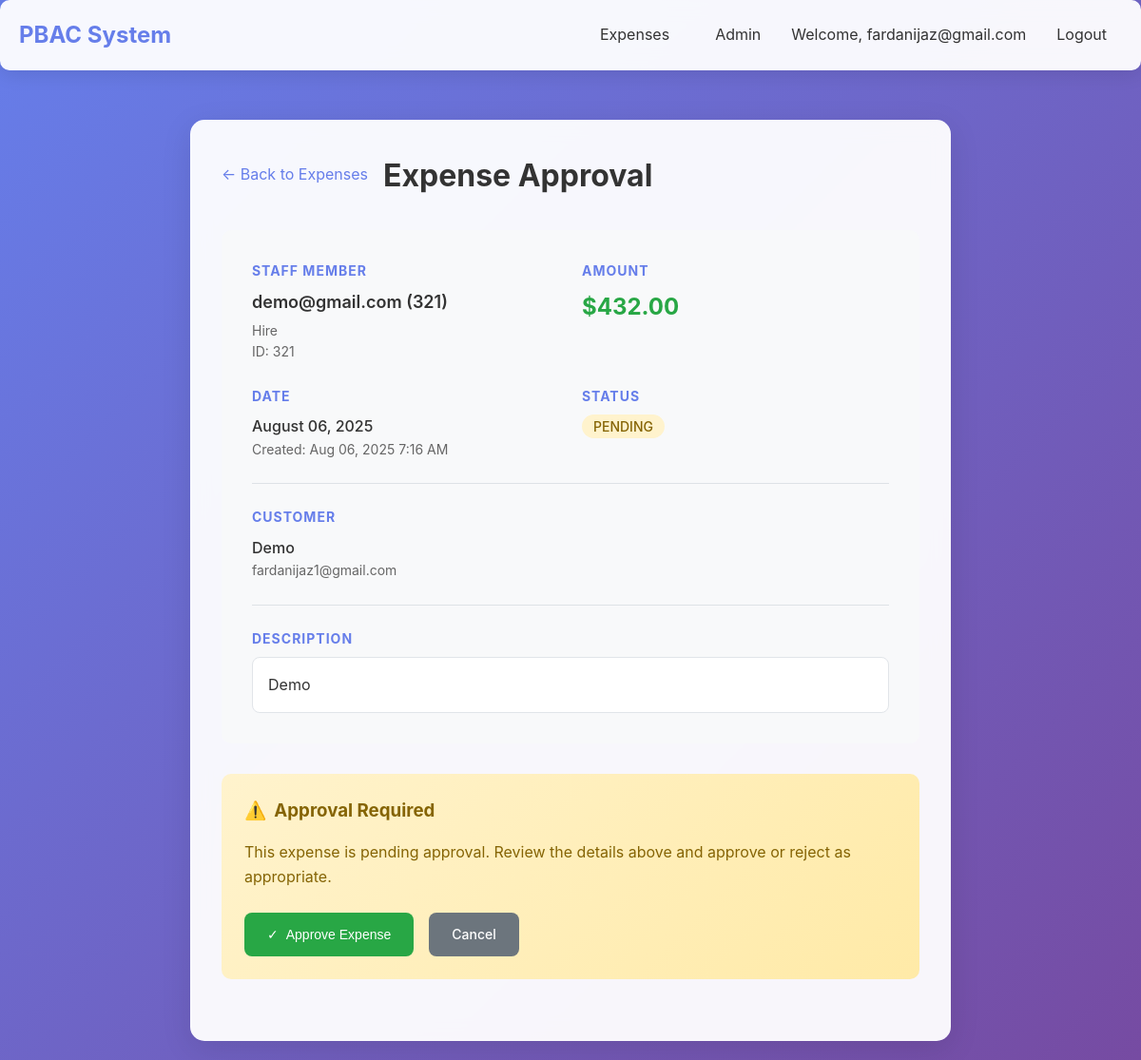
Page /expenses/2/approve/ (signed in) on the committed database.
### accounts/models.py (models this page shows, shortened)
class CustomUser(AbstractBaseUser, PermissionsMixin):
    email = models.EmailField(unique=True)
    first_name = models.CharField(max_length=30, blank=True)
    last_name = models.CharField(max_length=30, blank=True)
    is_staff = models.BooleanField(default=False)
    is_active = models.BooleanField(default=True)
    date_joined = models.DateTimeField(default=timezone.now)
    objects = CustomUserManager()
    USERNAME_FIELD = 'email'
    REQUIRED_FIELDS = []

class Expenses(models.Model):
    STATUS_CHOICES = [
        ('pending', 'Pending'),
        ('approved', 'Approved'),
        ('rejected', 'Rejected'),
        ('reimbursed', 'Reimbursed'),
    ]
    staff = models.ForeignKey(
        'Staff',
        on_delete=models.CASCADE,
        related_name='expenses'
    )
    customer = models.ForeignKey(
        'Customer',
        on_delete=models.SET_NULL,
        related_name='customer_expenses',
        blank=True,
        null=True
    )
    amount = models.DecimalField(max_digits=10, decimal_places=2)
    description = models.TextField()
    date_incurred = models.DateField(db_index=True)
    status = models.CharField(
        max_length=10,
        choices=STATUS_CHOICES,
        default='pending',
        db_index=True
    )
    created_at = models.DateTimeField(auto_now_add=True)
    updated_at = models.DateTimeField(auto_now=True)
    class Meta:
        verbose_name = 'Expense'
        verbose_name_plural = 'Expenses'
        ordering = ['-date_incurred', '-created_at']
        indexes = [
            models.Index(fields=['status', 'date_incurred']),
            models.Index(fields=['staff', 'status']),
        ]
        permissions = [
            ("can_approve_expense", "Can approve expense"),
        ]

class Staff(models.Model):
    user = models.OneToOneField(
        'CustomUser',
        on_delete=models.CASCADE,
        related_name='staff_profile'
    )
    employee_id = models.CharField(max_length=20, unique=True)
    phone_number = models.CharField(max_length=15, blank=True, null=True)
    hire_date = models.DateField()
    position = models.CharField(max_length=100)
    def __str__(self):
        if self.user.first_name and self.user.last_name:
            return f"{self.user.first_name} {self.user.last_name}"
        elif self.user.first_name:
            return self.user.first_name
        elif self.user.last_name:
            return self.user.last_name
        else:
            return f"{self.user.email} ({self.employee_id})"

class Customer(models.Model):
    name = models.CharField(max_length=100)
    email = models.EmailField(unique=True)
    phone_number = models.CharField(max_length=15, blank=True, null=True)
    address = models.TextField(blank=True, null=True)
    created_date = models.DateTimeField(auto_now_add=True)

### accounts/views.py (the view)
# urls.py: path('expenses/<int:expense_id>/approve/', accounts_views.approve_expense, name='approve_expense'),
@login_required
@permission_required('accounts.can_approve_expense', raise_exception=True)
def approve_expense(request, expense_id):
    expense = get_object_or_404(Expenses, id=expense_id)
    if request.method == 'POST' and expense.status == 'pending':
        expense.status = 'approved'
        expense.save()
        return redirect('expense_list')
    return render(request, 'approve_expense.html', {'expense': expense})

### templates/approve_expense.html (shortened to what this page needs)
{% extends 'base.html' %}
{% block content %}
<div style="max-width: 800px; margin: 0 auto;">
    <div class="card">
        <div style="display: flex; align-items: center; margin-bottom: 2rem;">
            <a href="{% url 'expense_list' %}" style="color: #667eea; text-decoration: none; margin-right: 1rem;">
                ← Back to Expenses
            </a>
            <h1 style="color: #333; margin: 0;">Expense Approval</h1>
        </div>
        <div style="background: #f8f9fa; padding: 2rem; border-radius: 10px; margin-bottom: 2rem;">
            <div style="display: grid; grid-template-columns: repeat(auto-fit, minmax(250px, 1fr)); gap: 1.5rem;">
                <div>
                    <h3 style="color: #667eea; margin-bottom: 0.5rem; font-size: 14px; text-transform: uppercase; letter-spacing: 1px;">Staff Member</h3>
                    <div style="font-size: 18px; font-weight: 600; margin-bottom: 0.25rem;">{{ expense.staff }}</div>
                    <div style="color: #666; font-size: 14px;">{{ expense.staff.position }}</div>
                    <div style="color: #666; font-size: 14px;">ID: {{ expense.staff.employee_id }}</div>
                </div>
                <div>
                    <h3 style="color: #667eea; margin-bottom: 0.5rem; font-size: 14px; text-transform: uppercase; letter-spacing: 1px;">Amount</h3>
                    <div style="font-size: 24px; font-weight: bold; color: #28a745;">${{ expense.amount }}</div>
                </div>
                <div>
                    <h3 style="color: #667eea; margin-bottom: 0.5rem; font-size: 14px; text-transform: uppercase; letter-spacing: 1px;">Date</h3>
                    <div style="font-size: 16px; font-weight: 500;">{{ expense.date_incurred|date:"F d, Y" }}</div>
                    {% if expense.created_at %}
                    <div style="color: #666; font-size: 14px;">Created: {{ expense.created_at|date:"M d, Y g:i A" }}</div>
                    {% endif %}
                </div>
                <div>
                    <h3 style="color: #667eea; margin-bottom: 0.5rem; font-size: 14px; text-transform: uppercase; letter-spacing: 1px;">Status</h3>
                    <span class="status-badge status-{{ expense.status }}" style="font-size: 14px;">
                        {{ expense.get_status_display }}
                    </span>
                </div>
            </div>
            {% if expense.customer %}
            <div style="margin-top: 1.5rem; padding-top: 1.5rem; border-top: 1px solid #dee2e6;">
                <h3 style="color: #667eea; margin-bottom: 0.5rem; font-size: 14px; text-transform: uppercase; letter-spacing: 1px;">Customer</h3>
                <div style="font-size: 16px; font-weight: 500;">{{ expense.customer.name }}</div>
                <div style="color: #666; font-size: 14px;">{{ expense.customer.email }}</div>
            </div>
            {% endif %}
            <div style="margin-top: 1.5rem; padding-top: 1.5rem; border-top: 1px solid #dee2e6;">
                <h3 style="color: #667eea; margin-bottom: 0.5rem; font-size: 14px; text-transform: uppercase; letter-spacing: 1px;">Description</h3>
                <div style="background: white; padding: 1rem; border-radius: 8px; border: 1px solid #e1e5e9;">
                    {{ expense.description|linebreaks }}
                </div>
            </div>
        </div>
        {% if expense.status == 'pending' %}
            <div style="background: linear-gradient(135deg, #fff3cd 0%, #ffeaa7 100%); padding: 1.5rem; border-radius: 10px; margin-bottom: 2rem;">
                <h3 style="color: #856404; margin-bottom: 1rem; display: flex; align-items: center;">
                    <span style="margin-right: 0.5rem;">⚠️</span>
                    Approval Required
                </h3>
                <p style="color: #856404; margin-bottom: 1.5rem;">
                    This expense is pending approval. Review the details above and approve or reject as appropriate.
                </p>
                <form method="post" style="display: flex; gap: 1rem; flex-wrap: wrap;">
                    <button type="submit" class="btn btn-success" style="display: flex; align-items: center;">
                        <span style="margin-right: 0.5rem;">✓</span>
                        Approve Expense
                    </button>
                    <a href="{% url 'expense_list' %}" class="btn btn-secondary">
                        Cancel
                    </a>
                </form>
            </div>
        {% endif %}
    </div>
</div>
{% endblock %}

### templates/base.html (shortened to what this page needs)
<!DOCTYPE html>
<html lang="en">
<head>
</head>
<body>
    {% if user.is_authenticated %}
    <div class="navbar">
        <div class="navbar-content">
            <div class="logo">PBAC System</div>
            <div class="nav-links">
                <a href="{% url 'expense_list' %}">Expenses</a>
                <a href="/admin/">Admin</a>
                <span>Welcome, {{ user.email }}</span>
                <a href="{% url 'logout' %}">Logout</a>
            </div>
        </div>
    </div>
    {% endif %}
    <div class="container">
        {% block content %}{% endblock %}
    </div>
</body>
</html>

### templates/base.html (style rules this page uses)
* { margin: 0; padding: 0; box-sizing: border-box; }
body { font-family: -apple-system, BlinkMacSystemFont, 'Segoe UI', Roboto, Oxygen, Ubuntu, Cantarell, sans-serif; line-height: 1.6; color: #333; background: linear-gradient(135deg, #667eea 0%, #764ba2 100%); min-height: 100vh; }
.container { max-width: 1200px; margin: 0 auto; padding: 20px; }
.navbar { background: rgba(255, 255, 255, 0.95); backdrop-filter: blur(10px); padding: 1rem 0; margin-bottom: 2rem; border-radius: 10px; box-shadow: 0 4px 20px rgba(0, 0, 0, 0.1); }
.navbar-content { display: flex; justify-content: space-between; align-items: center; max-width: 1200px; margin: 0 auto; padding: 0 20px; }
.logo { font-size: 1.5rem; font-weight: bold; color: #667eea; }
.nav-links { display: flex; gap: 1rem; align-items: center; }
.nav-links a { color: #333; text-decoration: none; padding: 0.5rem 1rem; border-radius: 5px; transition: all 0.3s ease; }
.card { background: rgba(255, 255, 255, 0.95); backdrop-filter: blur(10px); border-radius: 15px; padding: 2rem; box-shadow: 0 8px 32px rgba(0, 0, 0, 0.1); border: 1px solid rgba(255, 255, 255, 0.2); }
.btn { display: inline-block; padding: 12px 24px; border: none; border-radius: 8px; text-decoration: none; font-weight: 500; cursor: pointer; transition: all 0.3s ease; font-size: 14px; }
.btn-secondary { background: #6c757d; color: white; }
.btn-success { background: #28a745; color: white; }
.status-badge { padding: 4px 12px; border-radius: 20px; font-size: 12px; font-weight: 500; text-transform: uppercase; }
.status-pending { background: #fff3cd; color: #856404; }

### rows in the picture
CustomUser: email "fardanijaz@gmail.com"
Expenses: staff "demo@gmail.com (321)", staff.position "Hire", staff.employee_id "321", amount "432.00", date_incurred "August 06, 2025", created_at "Aug 06, 2025 7:16 AM", status "PENDING", customer.name "Demo", customer.email "fardanijaz1@gmail.com", description "Demo"
